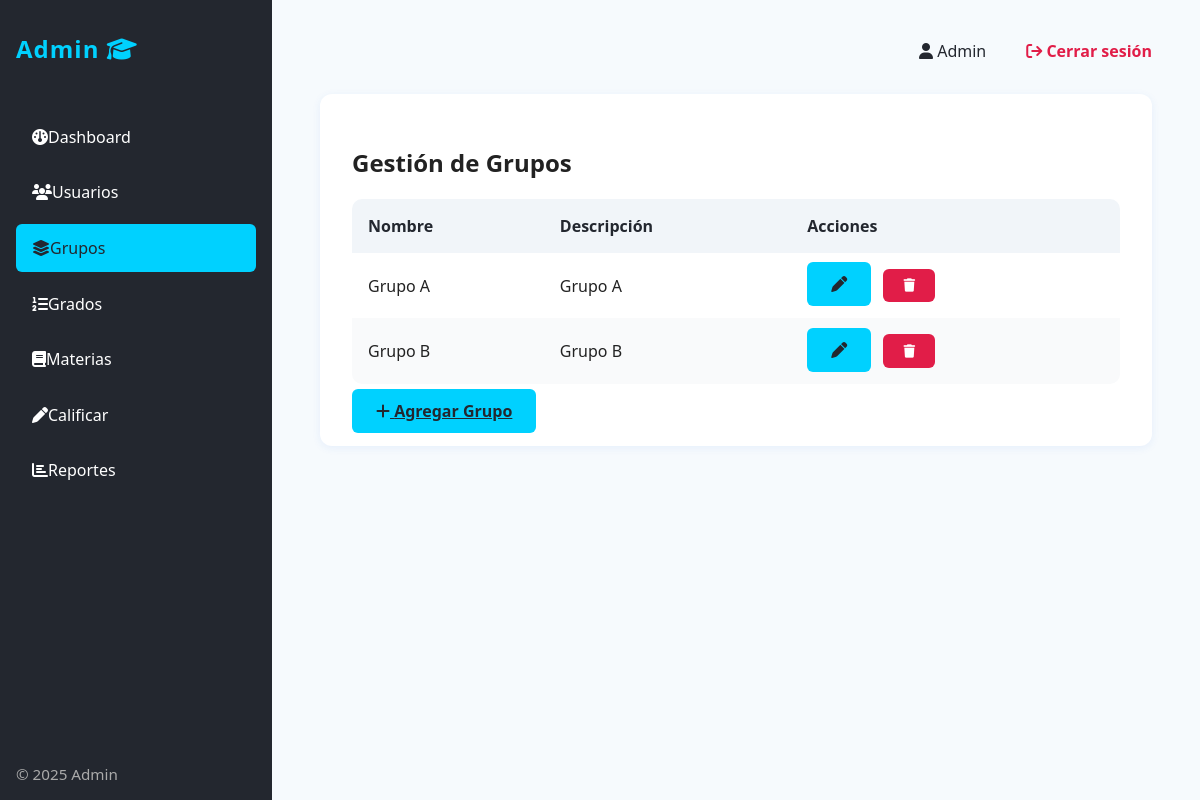
/admin/groups (signed in), run on the app's committed database.
### models.py (models this page shows)
class User(db.Model):
    id = db.Column(db.Integer, primary_key=True)
    username = db.Column(db.String(50), unique=True, nullable=False)
    password_hash = db.Column(db.String(128), nullable=False)
    first_name = db.Column(db.String(50), nullable=False)
    last_name = db.Column(db.String(50), nullable=False)
    is_admin = db.Column(db.Boolean, default=False)
    grade_level_id = db.Column(db.Integer, db.ForeignKey('grade_level.id'), nullable=True)
    group_id = db.Column(db.Integer, db.ForeignKey('group.id'), nullable=True)
    last_activity_at = db.Column(db.DateTime)
    created_at = db.Column(db.DateTime, default=datetime.utcnow)
    tasks = relationship('Task', backref='user', cascade="all, delete-orphan")
    class_schedules = relationship('ClassSchedule', backref='user', cascade="all, delete-orphan")
    student_subjects = db.relationship('StudentSubject', backref='user', lazy='dynamic')
    grades = db.relationship('Grade', backref='user', lazy='dynamic')
    attendances = db.relationship('Attendance', backref='user', lazy='dynamic')
    behaviors = db.relationship('Behavior', backref='user', lazy='dynamic')

class Group(db.Model):
    id = db.Column(db.Integer, primary_key=True)
    name = db.Column(db.String(50), unique=True, nullable=False)
    description = db.Column(db.Text)
    created_at = db.Column(db.DateTime, default=datetime.utcnow)
    users = relationship('User', backref='group', cascade="all, delete-orphan")

### app.py (the view)
    def wrapped_view(*args, **kwargs):
        if g.user is None or not g.user.is_admin:
            flash("Acceso solo para administradores.", "danger")
            return redirect(url_for("login"))
        return view(*args, **kwargs)

### app.py (called while the page is built)
@app.before_request
def load_logged_in_user():
    user_id = session.get('user_id')
    if user_id is None:
        g.user = None
    else:
        g.user = User.query.get(user_id)
        if g.user:
            g.user.last_activity_at = datetime.utcnow()
            db.session.commit()

@app.context_processor
def inject_globals():
    now_aware = datetime.now(timezone.utc)
    return dict(current_user=g.user, current_year=now_aware.year, now=lambda: now_aware)

def admin_required(view):
    def wrapped_view(*args, **kwargs):
        if g.user is None or not g.user.is_admin:
            flash("Acceso solo para administradores.", "danger")
            return redirect(url_for("login"))
        return view(*args, **kwargs)
    wrapped_view.__name__ = view.__name__
    return wrapped_view

@app.route("/admin/groups")
@admin_required
def admin_groups():
    groups = Group.query.all()
    return render_template("admin_groups.html", groups=groups)

### templates/admin_groups.html
{% extends 'base.html' %}
{% block content_admin %}
<div class="admin-card">
    <h2>Gestión de Grupos</h2>
    <table class="admin-table">
        <thead>
            <tr>
                <th>Nombre</th>
                <th>Descripción</th>
                <th>Acciones</th>
            </tr>
        </thead>
        <tbody>
            {% for group in groups %}
            <tr>
                <td>{{ group.name }}</td>
                <td>{{ group.description }}</td>
                <td>
                    <a href="{{ url_for('admin_edit_group', group_id=group.id) }}" class="admin-btn"><i class="fa-solid fa-pen"></i></a>
                    <form action="{{ url_for('admin_delete_group', group_id=group.id) }}" method="post" style="display:inline;" onsubmit="return confirm('¿Eliminar este grupo?');">
                        <button type="submit" class="admin-btn admin-btn-danger"><i class="fa-solid fa-trash"></i></button>
                    </form>
                </td>
            </tr>
            {% endfor %}
        </tbody>
    </table>
    <a href="{{ url_for('admin_add_group') }}" class="admin-btn"><i class="fa-solid fa-plus"></i> Agregar Grupo</a>
</div>
{% endblock %}

### templates/base.html (shortened to what this page needs)
{% if current_user and current_user.is_admin %}
<!DOCTYPE html>
<html>
<head>
    <link rel="stylesheet" type="text/css" href="{{ url_for('static', filename='admin.css')}}" />
    <link rel="stylesheet" href="https://cdnjs.cloudflare.com/ajax/libs/font-awesome/6.4.0/css/all.min.css"/>
</head>
<body>
    <div class="admin-layout">
        <nav class="admin-sidebar">
            <div class="logo">Admin <i class="fa-solid fa-graduation-cap"></i></div>
            <a href="{{ url_for('admin_dashboard') }}" class="{% if request.endpoint == 'admin_dashboard' %}active{% endif %}"><i class="fa-solid fa-gauge"></i> Dashboard</a>
            <a href="{{ url_for('admin_users') }}" class="{% if 'admin_users' in request.endpoint %}active{% endif %}"><i class="fa-solid fa-users"></i> Usuarios</a>
            <a href="{{ url_for('admin_groups') }}" class="{% if 'admin_groups' in request.endpoint %}active{% endif %}"><i class="fa-solid fa-layer-group"></i> Grupos</a>
            <a href="{{ url_for('admin_grade_levels') }}" class="{% if 'admin_grade_levels' in request.endpoint %}active{% endif %}"><i class="fa-solid fa-list-ol"></i> Grados</a>
            <a href="{{ url_for('admin_subjects') }}" class="{% if 'admin_subjects' in request.endpoint %}active{% endif %}"><i class="fa-solid fa-book"></i> Materias</a>
            <a href="{{ url_for('admin_grade_students') }}" class="{% if 'admin_grade_students' in request.endpoint %}active{% endif %}"><i class="fa-solid fa-pen"></i> Calificar</a>
            <a href="{{ url_for('admin_reports') }}" class="{% if 'admin_reports' in request.endpoint %}active{% endif %}"><i class="fa-solid fa-chart-bar"></i> Reportes</a>
            <div class="sidebar-footer">
                <span>&copy; {{ current_year }} Admin</span>
            </div>
        </nav>
        <main class="admin-main">
            <div class="admin-header">
                <span class="user"><i class="fa-solid fa-user"></i> {{ current_user.first_name }}</span>
                <a href="{{ url_for('logout') }}" class="logout"><i class="fa-solid fa-arrow-right-from-bracket"></i> Cerrar sesión</a>
            </div>
            {% block content_admin %}{% endblock %}
        </main>
    </div>
</body>
</html>
{% endif %}

### static/admin.css (style rules this page uses)
body { font-family: 'Segoe UI', Arial, sans-serif; background: #f6fafd; margin: 0; padding: 0; color: #222; }
.admin-layout { display: flex; min-height: 100vh; background: #f6fafd; }
.admin-sidebar { width: 240px; background: #23272f; color: #fff; display: flex; flex-direction: column; padding: 2em 1em 1em 1em; box-shadow: 2px 0 8px rgba(0,0,0,0.07); }
.admin-sidebar .logo { font-size: 1.5em; font-weight: bold; margin-bottom: 2em; color: #00d1ff; letter-spacing: 1px; }
.admin-sidebar a { color: #fff; text-decoration: none; padding: 0.8em 1em; border-radius: 6px; margin-bottom: 0.5em; font-weight: 500; display: flex; align-items: center; transition: background 0.2s; }
.admin-sidebar a.active, .admin-sidebar a:hover { background: #00d1ff; color: #23272f; }
.admin-sidebar .sidebar-footer { margin-top: auto; font-size: 0.95em; color: #aaa; }
.admin-main { flex: 1; padding: 2.5em 3em; background: #f6fafd; }
.admin-header { display: flex; justify-content: flex-end; align-items: center; margin-bottom: 2em; }
.admin-header .user { font-weight: 500; margin-right: 1.5em; color: #23272f; }
.admin-header .logout { color: #e11d48; text-decoration: none; font-weight: bold; margin-left: 1em; }
.admin-card { background: #fff; border-radius: 12px; box-shadow: 0 2px 8px rgba(37,99,235,0.08); padding: 2em 2em 1.5em 2em; margin-bottom: 2em; }
.admin-table { width: 100%; border-collapse: collapse; background: #fff; margin: 1em 0; border-radius: 10px; overflow: hidden; }
.admin-table th, .admin-table td { padding: 1em; text-align: left; }
.admin-table th { background: #f1f5f9; color: #23272f; font-weight: bold; }
.admin-table tr:nth-child(even) { background: #f9fafb; }
.admin-btn { background: #00d1ff; color: #23272f; border: none; padding: 0.7em 1.5em; border-radius: 6px; font-weight: bold; cursor: pointer; margin-right: 0.5em; transition: background 0.2s; }
.admin-btn-danger { background: #e11d48; color: #fff; }

### data on the page
User: first_name "Admin"
Group: name "Grupo A", description "Grupo A"
Group: name "Grupo B", description "Grupo B"
